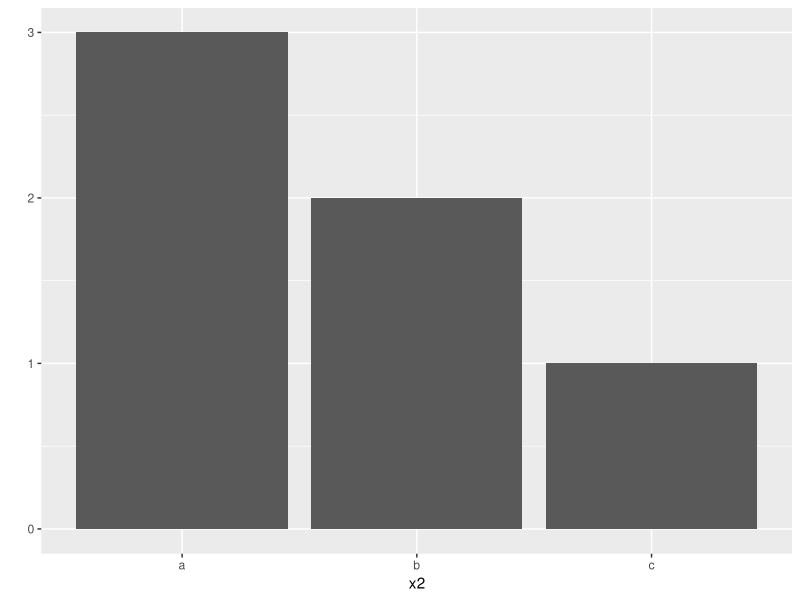

Reproduce this figure in R.
# 패키지 설치하기
install.packages("ggplot2")

# 패키지 로그
library(ggplot2)

# 변수 생성
x2<-c("a","a","a","b","b","c")
x2

# 빈도 막대 그래프 출력
qplot(x2)

# 함수의 기능이 궁금하다면 : 메뉴얼 출력
?qplot
